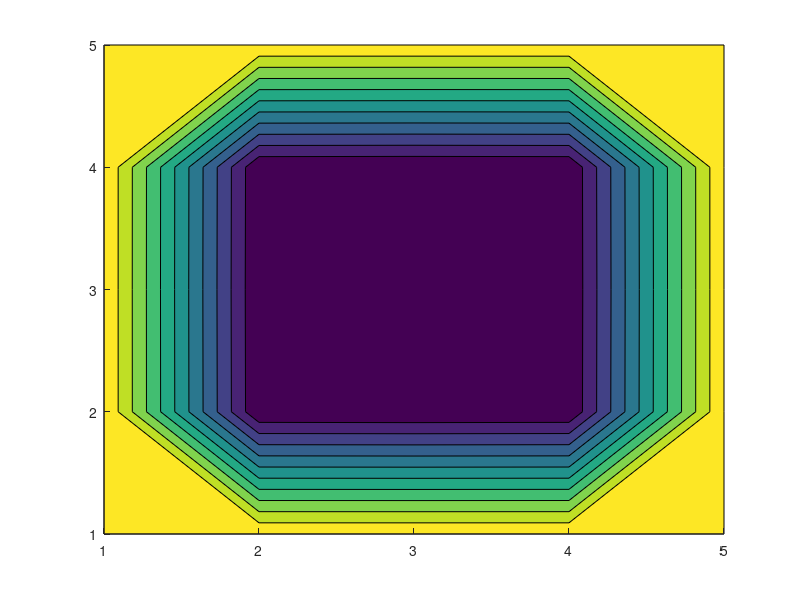

This figure's MATLAB source: (Note: this script raises an error after producing the figure.)
%Harsh buch
%20BME080
%CASE STUDY 1 = 2D_Unsteady Conduction in Square Copper Plate.
clear all
clc
%% PreProcessor
%Define variables
L = input('L = ') ; %Length of plate
W = input('W = ') ; %Width of plate
n = input('n = '); %Nodes
dx = L/(n-1);
dy = W/(n-1);
x = linspace(0,L,n); %Grid points x
y = linspace(0,W,n); %Grid points y
alpha = 113/1000000; %Thermal diffusivity
dt = input('dt = '); %Time step
 
%Maximum number of time = 16
T_max = input('T_max = ');
 
%Initial Temp vector
T = zeros(n,n);
%Boundary Conditions
T(:,1) = input('Temp left=');
T(:,n) = input('Temp right=');
T(1,:) = input('Temp bottom=');
T(n,:) = input('Temp top=');
%% Processor
% Iterate wrt time steps
for t = 0:T_max
  for i = 2:n-1
    for j=2:n-1
        T_w = T(i-1,j);
        T_p = T(i,j);
        T_e = T(i+1,j);
        T_n = T(i,j+1);
        T_s = T(i,j-1);
        T(i,j) = (T_p)+(alpha*dt/(dx^2))*(T_e-4*T_p+T_w+T_s+T_n);
    end
  end
end
contourf(T,'edgecolor','none')
colorbar
% surf(x,y,T) 
% axis equal
% grid off